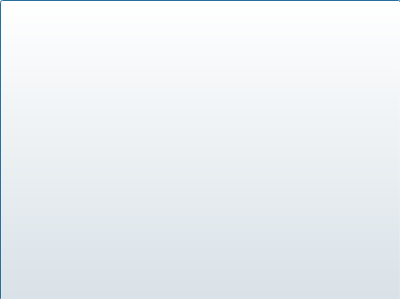
<?xml version="1.0" encoding="UTF-8"?>
<ui version="4.0">
 <class>Dialog</class>
 <widget class="QDialog" name="Dialog">
  <property name="geometry">
   <rect>
    <x>0</x>
    <y>0</y>
    <width>400</width>
    <height>299</height>
   </rect>
  </property>
  <property name="windowTitle">
   <string>Dialog</string>
  </property>
  <widget class="QPushButton" name="kekek">
   <property name="geometry">
    <rect>
     <x>0</x>
     <y>0</y>
     <width>401</width>
     <height>301</height>
    </rect>
   </property>
   <property name="icon">
    <iconset>
     <normaloff>вкладки/kekek.jpg</normaloff>вкладки/kekek.jpg</iconset>
   </property>
   <property name="iconSize">
    <size>
     <width>600</width>
     <height>600</height>
    </size>
   </property>
  </widget>
 </widget>
 <resources/>
 <connections/>
</ui>
